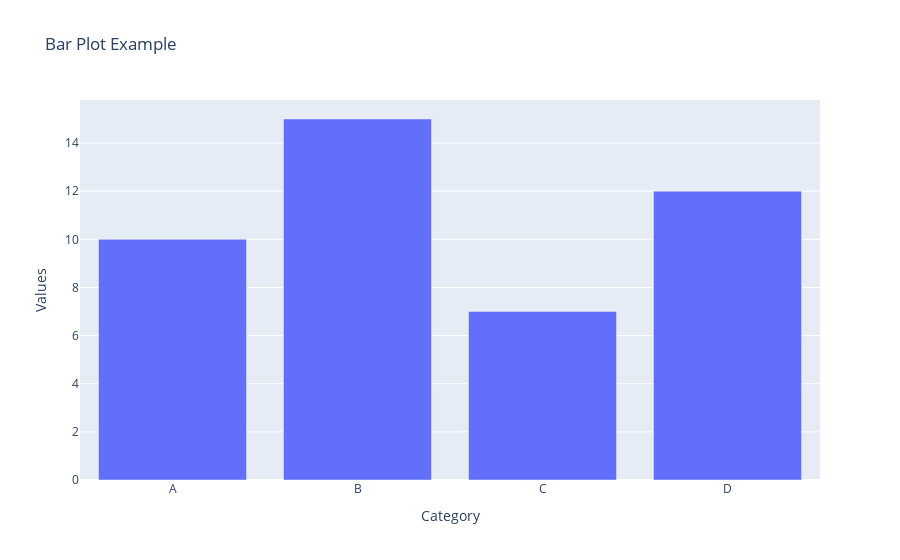

Source (notebook cell):
### Code cell
# 5. Generate a bar plot using Plotly.
import plotly.express as px

# Sample data
data = {'Category': ['A', 'B', 'C', 'D'],
        'Values': [10, 15, 7, 12]}
df = pd.DataFrame(data)

# Create bar plot
fig = px.bar(df, x='Category', y='Values', title='Bar Plot Example')
fig.show()

### Figure 1 — Plotly figure (JSON) as saved in the notebook; plotly's stock layout.template omitted (floating-point values rounded to 4 significant figures)
{"data": [{"alignmentgroup": "True", "hovertemplate": "Category=%{x}<br>Values=%{y}<extra></extra>", "legendgroup": "", "marker": {"color": "#636efa", "pattern": {"shape": ""}}, "name": "", "offsetgroup": "", "orientation": "v", "showlegend": false, "textposition": "auto", "type": "bar", "x": ["A", "B", "C", "D"], "xaxis": "x", "y": [10, 15, 7, 12], "yaxis": "y"}], "layout": {"barmode": "relative", "legend": {"tracegroupgap": 0}, "title": {"text": "Bar Plot Example"}, "xaxis": {"anchor": "y", "domain": [0, 1], "title": {"text": "Category"}}, "yaxis": {"anchor": "x", "domain": [0, 1], "title": {"text": "Values"}}}}
